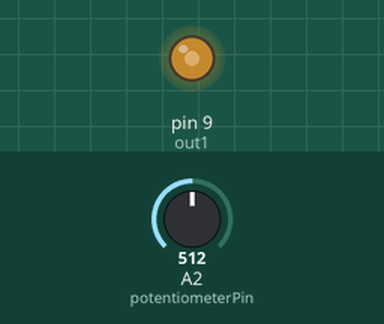
Simulated run of this sketch. Board: Arduino Uno, built with avr-gcc and run on an emulated ATmega328P. Parts: output pins drawn as LEDs (lit = HIGH). The test bench sets the inputs (shaded band); at power-on: A2 (potentiometerPin) = 512.

Above: at 1.2 s.
1.3 s: A2 (potentiometerPin) set to 716
At 2.0 s:
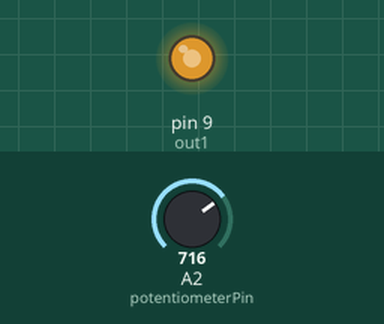
2.8 s: A2 (potentiometerPin) set to 900
At 3.6 s:
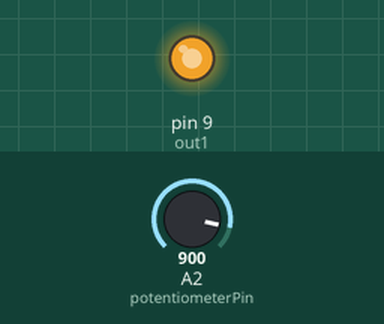
4.3 s: A2 (potentiometerPin) set to 122
At 5.0 s:
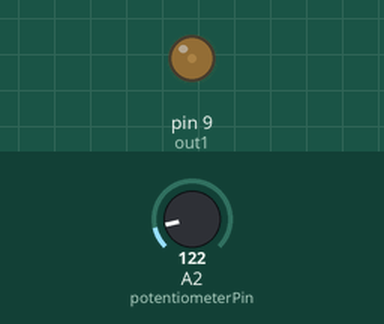
5.8 s: A2 (potentiometerPin) set to 0
At 6.5 s:
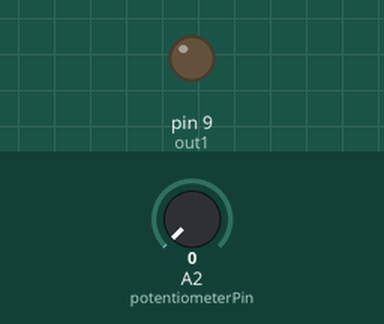
7.3 s: A2 (potentiometerPin) set to 511
At 8.0 s:
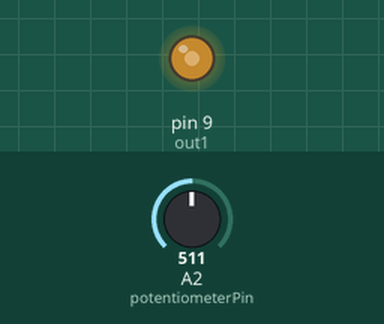
Timing chart, 0 to 9.8 s (numbered marks = the images above; inputs shaded):
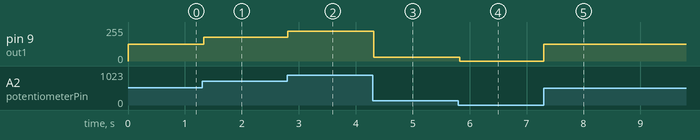

The sketch:

DC_Motor_Speed_Control_Arduino_PWM_VarResistor.ino
```cpp
int out1 = 9;
int potentiometerPin = A2;

//comment
void setup() {
  Serial.begin(9600);
  pinMode(out1,OUTPUT);

}

void loop() {
//analogWrite(out1, 0) ;

int potValue = potentiometerValue();
int fadeValue = map(potValue, 0, 1023, 0, 255);   // sets the value (range from 0 to 255):

analogWrite(out1, fadeValue);

delay(30);

}

//function to calculate potentiometer value
int potentiometerValue()
   {
    int val = analogRead(potentiometerPin);
    return val;
   }
```

Measured:
- after the input at 1.3 s, pin 9 (out1): 127/255 → 178/255 at once
- after the input at 2.8 s, pin 9 (out1): 178/255 → 224/255 at once
- after the input at 4.3 s, pin 9 (out1): 224/255 → 30/255 at once
- after the input at 5.8 s, pin 9 (out1): 30/255 → 0/255 at once
- after the input at 7.3 s, pin 9 (out1): 0/255 → 127/255 at once
